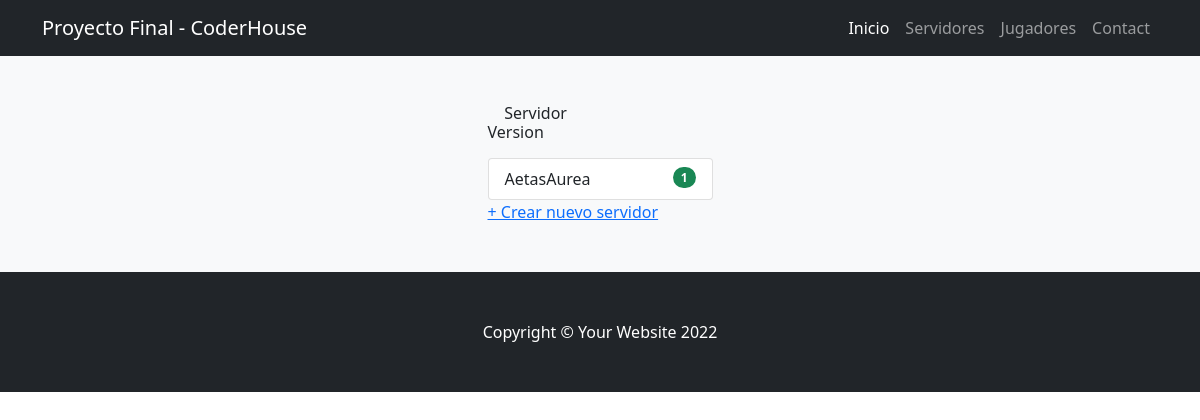
Before: /app/servidores/ with the older database file.
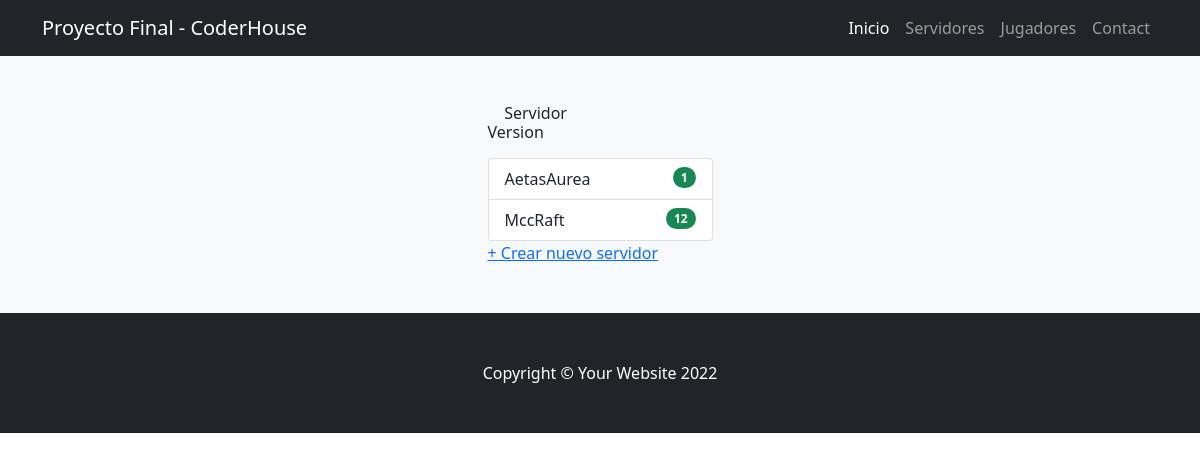
After: the same page with the newer database file.
### ProyectoFinalApp/models.py (models this page shows)
class Servidor(models.Model):
    nombre = models.CharField(max_length = 20) #texto
    version = models.IntegerField() #numerico
    class Meta:
        verbose_name_plural = "Servidores"

### ProyectoFinalApp/views.py (the view)
# urls.py: path('servidores/', servidores, name= "servidores"),
def servidores(request):
    servidores = Servidor.objects.all()
    return render(request,"ProyectoFinalApp/servidores.html",{"servidores":servidores})

### ProyectoFinalApp/templates/ProyectoFinalApp/servidores.html (shortened to what this page needs)
{% extends 'ProyectoFinalApp/base.html' %}
{% load static %}
{% block contenidoPagina %}
<section class="bg-light py-5">
    <div class="container px-5">
        <div class="row gx-5 justify-content-center">
            <div class="col-lg-3">
                <h6>&nbsp &nbsp
                Servidor
                &nbsp &nbsp &nbsp &nbsp &nbsp &nbsp &nbsp &nbsp &nbsp &nbsp &nbsp &nbsp &nbsp &nbsp
                Version</h6>
                <ul class="list-group">
                    {% for servidor in servidores %}
                        <li class="list-group-item d-flex justify-content-between align-items-start">
                            {{servidor.nombre}}
                            <span class="badge bg-success rounded-pill">{{servidor.version}}</span>
                        </li>
                    {% endfor %}
                </ul>
                <a href="{% url 'crearServidor' %}">+ Crear nuevo servidor</a>
            </div>
        </div>
    </div>
</section>
{% endblock %}

Changed rows visible on the page:
added Servidor: nombre "MccRaft", version "12"
